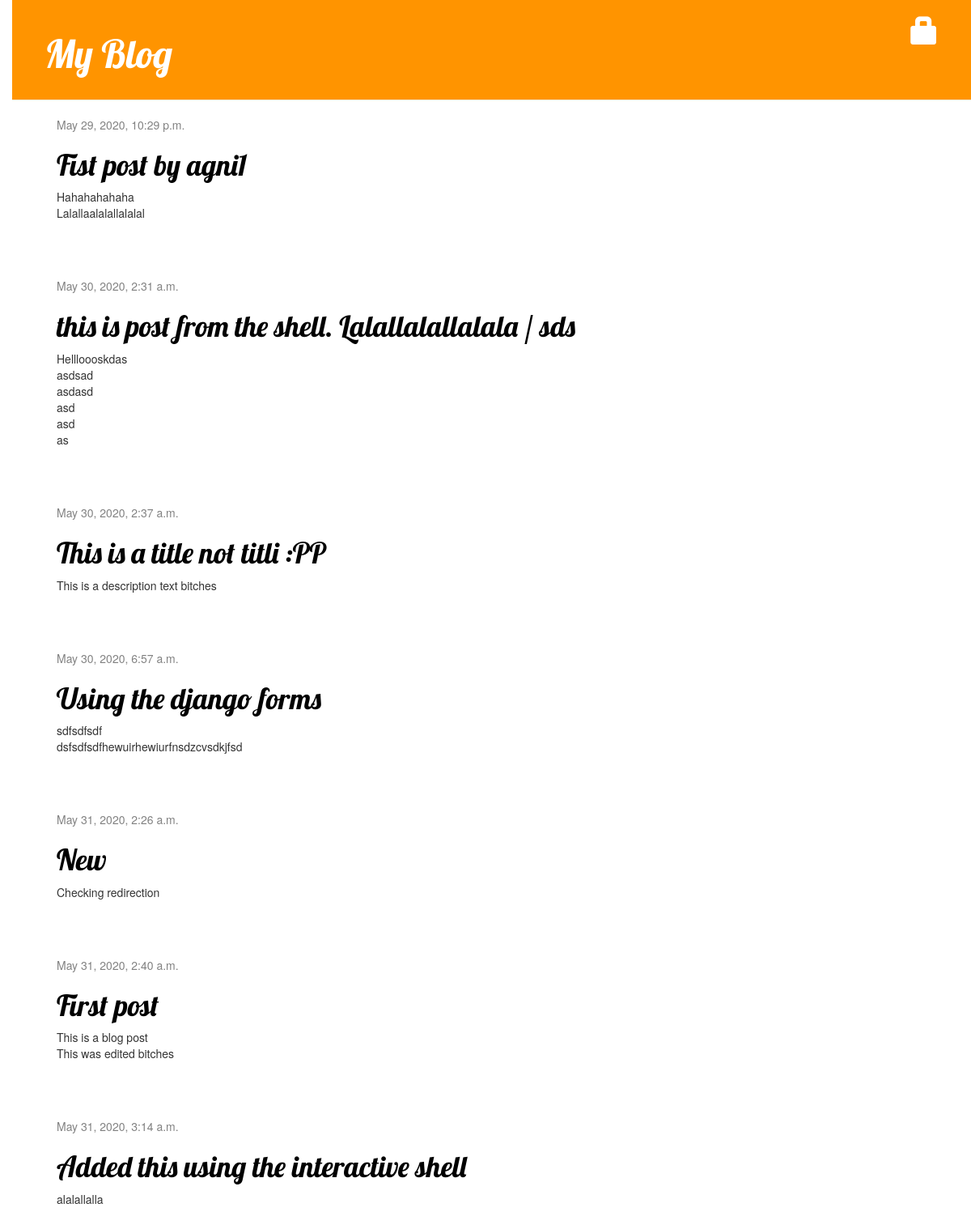
The page / on the database its author committed.
### blog/models.py (models this page shows, shortened)
class Post(models.Model):
	author = models.ForeignKey('auth.User',on_delete=models.CASCADE)
	title = models.CharField(max_length=200)
	text = models.TextField()
	created_date = models.DateTimeField(default=timezone.now())
	published_date = models.DateTimeField(blank=True,null=True)

### blog/views.py (the view)
# urls.py: path('',views.post_list,name='post_list'),
def post_list(request):
	posts = Post.objects.filter(published_date__lte=timezone.now()).order_by('published_date')
	return render(request, 'blog/post_list.html',{'posts':posts})

### blog/templates/blog/post_list.html
{% extends 'blog/base.html' %}
{% block content %}
	{% for post in posts %}
	    <div class="post">
	        <div class="date">
	            {{ post.published_date }}
	        </div>
	        <h1><a href="{% url 'post_detail' pk=post.pk %}">{{ post.title }}</a></h1>
	        <p>{{ post.text|linebreaksbr }}</p>
	    </div>
	{% endfor %}
{% endblock %}

### blog/templates/blog/base.html (shortened to what this page needs)
{% load static %}
<html>
    <head>
        <link rel="stylesheet" href="//maxcdn.bootstrapcdn.com/bootstrap/3.2.0/css/bootstrap.min.css">
        <link rel="stylesheet" href="//maxcdn.bootstrapcdn.com/bootstrap/3.2.0/css/bootstrap-theme.min.css">
        <link rel="stylesheet" href="{% static 'css/blog.css' %}">
    </head>
    <body>
    <div class="page-header">
        {% if user.is_authenticated %}
    <a href="{% url 'post_new' %}" class="top-menu"><span class="glyphicon glyphicon-plus"></span></a>
    <a href="{% url 'post_draft_list' %}" class="top-menu"><span class="glyphicon glyphicon-edit"></span></a>
            <p class="top-menu">Hello {{ user.username }} <small>(<a href="{% url 'logout' %}">Log out</a>)</small></p>
        {% else %}
            <a href="{% url 'login' %}" class="top-menu"><span class="glyphicon glyphicon-lock"></span></a>
{% endif %}
        <h1><a href="/">My Blog</a></h1>
    </div>
    <div class="content container">
        <div class="row">
            <div class="col-md-8">
            {% block content %}
            {% endblock %}
            </div>
        </div>
    </div>
</body>
</html>

### blog/static/css/blog.css (style rules this page uses)
h1 a { color: #FCA205; font-family: 'Lobster'; }
body { padding-left: 15px; }
.page-header { background-color: #ff9400; margin-top: 0; padding: 20px 20px 20px 40px; }
.page-header h1, .page-header h1 a, .page-header h1 a:visited, .page-header h1 a:active { color: #ffffff; font-size: 36pt; text-decoration: none; }
.content { margin-left: 40px; }
h1, h2, h3, h4 { font-family: 'Lobster', cursive; }
.date { color: #828282; }
.top-menu, .top-menu:hover, .top-menu:visited { color: #ffffff; float: right; font-size: 26pt; margin-right: 20px; }
.post { margin-bottom: 70px; }
.post h1 a, .post h1 a:visited { color: #000000; }

### rows shown on the page
Post: published_date "May 29, 2020, 10:29 p.m.", title "Fist post by agni1", text "Hahahahahaha Lalallaalalallalalal"
Post: published_date "May 30, 2020, 2:31 a.m.", title "this is post from the shell. Lalallalallalala / sds", text "Hellloooskdas asdsad asdasd asd asd as"
Post: published_date "May 30, 2020, 2:37 a.m.", title "This is a title not titli :PP", text "This is a description text bitches"
Post: published_date "May 30, 2020, 6:57 a.m.", title "Using the django forms", text "sdfsdfsdf dsfsdfsdfhewuirhewiurfnsdzcvsdkjfsd"
Post: published_date "May 31, 2020, 2:26 a.m.", title "New", text "Checking redirection"
Post: published_date "May 31, 2020, 2:40 a.m.", title "First post", text "This is a blog post This was edited bitches"
Post: published_date "May 31, 2020, 3:14 a.m.", title "Added this using the interactive shell", text "alalallalla"
